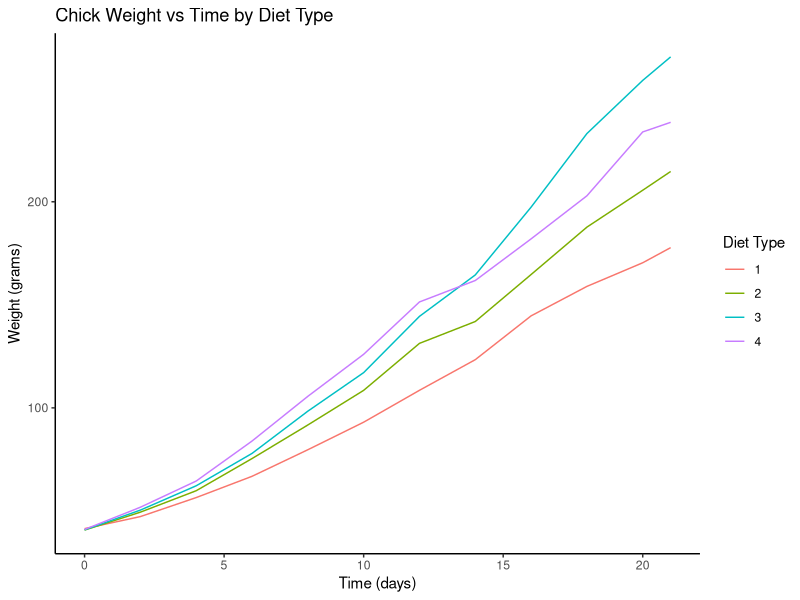

Here is the R script that generated this plot:
# 09 - Jan - 2025 Assignment 1

library(ggplot2)
library(tidyverse)

# I am currently in the process of collecting my own data. 
# Therefore, I will be using the built-in dataset "ChickWeight" for this first assignment. 

data <- ChickWeight
head(data)
summary(data)
# this df gives me the weights of chicks by day and diet, but I want to plot the average weights over time, grouped by diet type

# My Substantive Calculation:

avg_weights <- data %>%
  group_by(Time, Diet) %>%
  summarise(meanmass = mean(`weight`, na.rm = TRUE), .groups = "drop") 

# My Attempt at 3:Excellent, are you impressed yet

ggplot(avg_weights, aes(x = Time, y = meanmass, colour = Diet, group = Diet)) +
  geom_line() +
  labs(
    title = "Chick Weight vs Time by Diet Type",
    x = "Time (days)",
    y = "Weight (grams)",
    color = "Diet Type"
  ) +
  theme_classic()
